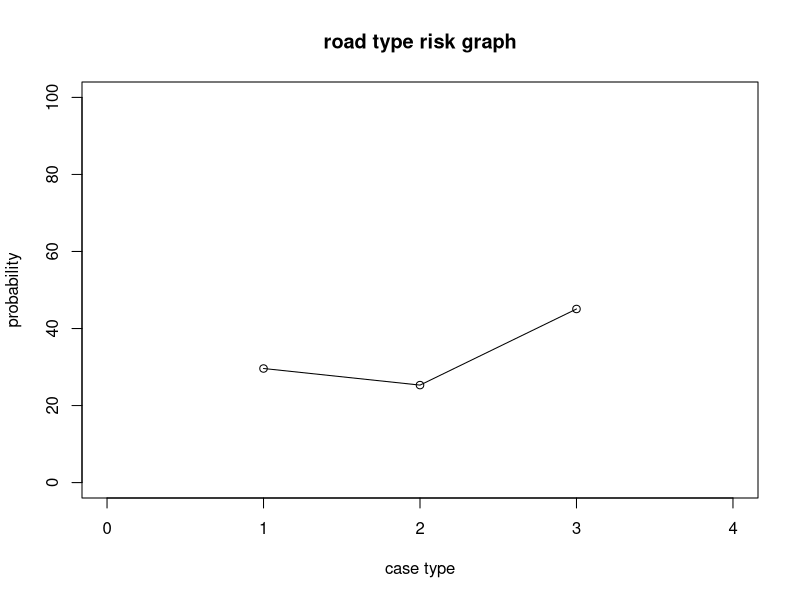
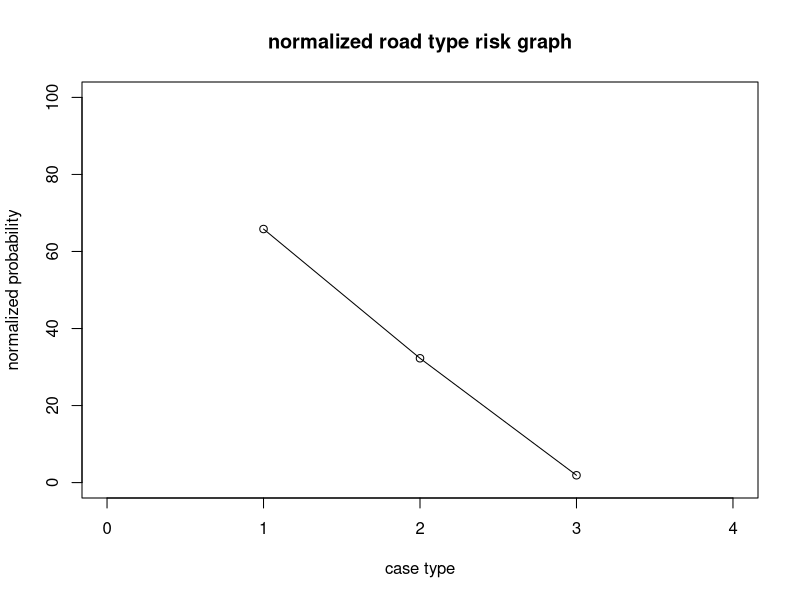

R code for these plots, in order:
x=c(142359,121655,216638)#raw data on road type 
x1=(x/480652)*100 # raw percentage 
x1
y=c(1.803,3.143,95.107) #percentage of roads NH,SH,SIDE ROADS 
y1=100/y #normalization factor
y1
x2=x1*y1 
x3=(x2/sum(x2))*100
x3 #normalized percentage 
prop.test(x=c(52075,150785),n=c(142359,480652),alternative="greater")
prop.test(x=c(42067,150785),n=c(121655,480652),alternative="greater")
plot(x1,type="o",xlim=c(0,4),ylim=c(0,100),xlab="case type",ylab="probability",main="road type risk graph")
plot(x3,type="o",xlim=c(0,4),ylim=c(0,100),xlab="case type",ylab="normalized probability",main="normalized road type risk graph")
